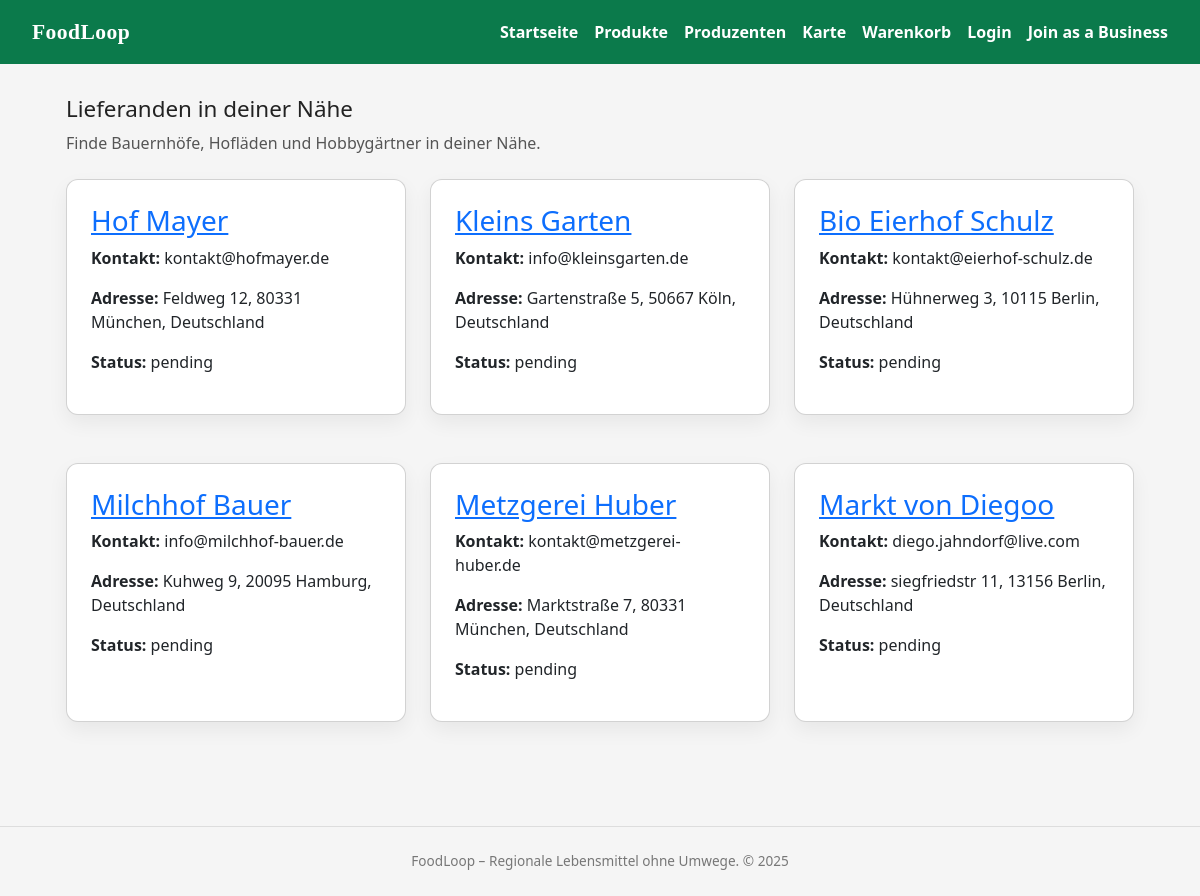
The page /producers on the database its author committed.
### models.py (models this page shows)
class ProducerProfile(db.Model):
    __tablename__ = "producer_profile"
    producer_id = db.Column(db.Integer, primary_key=True)
    user_id = db.Column(
        db.Integer, db.ForeignKey("user.id"), nullable=False, unique=True
    )
    address_id = db.Column(
        db.Integer, db.ForeignKey("address.address_id"), nullable=True
    )
    display_name = db.Column(db.String(255), nullable=False)
    legal_name = db.Column(db.String(255), nullable=True)
    tax_id = db.Column(db.String(50), nullable=True)
    contact_email = db.Column(db.String(255), nullable=False)
    contact_phone = db.Column(db.String(50), nullable=True)
    verification_status = db.Column(
        db.String(20), nullable=False, default="pending"
    )
    created_at = db.Column(db.DateTime, default=datetime.utcnow, nullable=False)
    user = db.relationship("User", back_populates="producer_profile")
    products = db.relationship("Product", back_populates="producer", lazy="dynamic")
    address = db.relationship("Address", back_populates="producers")
    categories = db.relationship(
        "Category",
        secondary=producer_category,
        back_populates="producers",
        lazy="select",
    )

class Address(db.Model):
    __tablename__ = "address"
    address_id = db.Column(db.Integer, primary_key=True)
    street = db.Column(db.String(255), nullable=False)
    city = db.Column(db.String(100), nullable=False)
    zip = db.Column(db.String(20), nullable=False)
    country = db.Column(db.String(100), nullable=False)
    created_at = db.Column(db.DateTime, default=datetime.utcnow, nullable=False)
    customers = db.relationship(
        "CustomerProfile", back_populates="address", lazy="dynamic"
    )
    producers = db.relationship(
        "ProducerProfile", back_populates="address", lazy="dynamic"
    )

### app.py (the view)
@app.route("/producers")
def producers():
    producers = ProducerProfile.query.all()
    return render_template("producers.html", producers=producers, current_zip="", current_type="")

### templates/producers.html (shortened to what this page needs)
{% extends "base.html" %}
{% block content %}
<section>
    <h1 class="section-title">Lieferanden in deiner Nähe</h1>
    <p class="section-sub">
        Finde Bauernhöfe, Hofläden und Hobbygärtner in deiner Nähe.
    </p>
    <div class="grid">
        {% if producers %}
            {% for prod in producers %}
                <div class="card">
                    <h3>
                        <a href="{{ url_for('producer_detail', producer_id=prod.producer_id) }}">
                            {{ prod.display_name }}
                        </a>
                    </h3>
                    <p><strong>Kontakt:</strong> {{ prod.contact_email }}</p>
                    <p>
                        <strong>Adresse:</strong>
                        {% if prod.address %}
                            {{ prod.address.street }}, {{ prod.address.zip }} {{ prod.address.city }}, {{ prod.address.country }}
                        {% else %}
                            Keine Adresse hinterlegt
                        {% endif %}
                    </p>
                    <p><strong>Status:</strong> {{ prod.verification_status }}</p>
                </div>
            {% endfor %}
        {% else %}
            <div class="card">
                <p>Keine Produzenten gefunden.</p>
            </div>
        {% endif %}
    </div>
</section>
{% endblock %}

### static/css/base.css (style rules this page uses)
body { font-family: system-ui, -apple-system, BlinkMacSystemFont, "Segoe UI", sans-serif; margin: 0; background: #f5f5f5; color: #222; overflow-x: hidden; }

### static/css/layout.css (style rules this page uses)
.grid { display: grid; grid-template-columns: repeat(auto-fill, minmax(260px, 1fr)); gap: 1.5rem; max-width: 1100px; margin: 0 auto; }
.section-title { font-size: 1.4rem; margin-bottom: 0.5rem; }
.section-sub { color: #555; margin-bottom: 1.5rem; }

### static/css/components.css (style rules this page uses)
.card { background: white; border-radius: 0.75rem; padding: 1.5rem; box-shadow: 0 8px 20px rgba(0,0,0,0.06); margin-bottom: 1.5rem; }

### rows shown on the page
ProducerProfile: display_name "Hof Mayer", contact_email "kontakt@hofmayer.de", address.street "Feldweg 12", address.zip "80331", address.city "München", address.country "Deutschland", verification_status "pending"
ProducerProfile: display_name "Kleins Garten", contact_email "info@kleinsgarten.de", address.street "Gartenstraße 5", address.zip "50667", address.city "Köln", address.country "Deutschland", verification_status "pending"
ProducerProfile: display_name "Bio Eierhof Schulz", contact_email "kontakt@eierhof-schulz.de", address.street "Hühnerweg 3", address.zip "10115", address.city "Berlin", address.country "Deutschland", verification_status "pending"
ProducerProfile: display_name "Milchhof Bauer", contact_email "info@milchhof-bauer.de", address.street "Kuhweg 9", address.zip "20095", address.city "Hamburg", address.country "Deutschland", verification_status "pending"
ProducerProfile: display_name "Metzgerei Huber", contact_email "kontakt@metzgerei-huber.de", address.street "Marktstraße 7", address.zip "80331", address.city "München", address.country "Deutschland", verification_status "pending"
ProducerProfile: display_name "Markt von Diegoo", contact_email "diego.jahndorf@live.com", address.street "siegfriedstr 11", address.zip "13156", address.city "Berlin", address.country "Deutschland", verification_status "pending"

### other values the page prints
{{ 2025 }} "2025"
